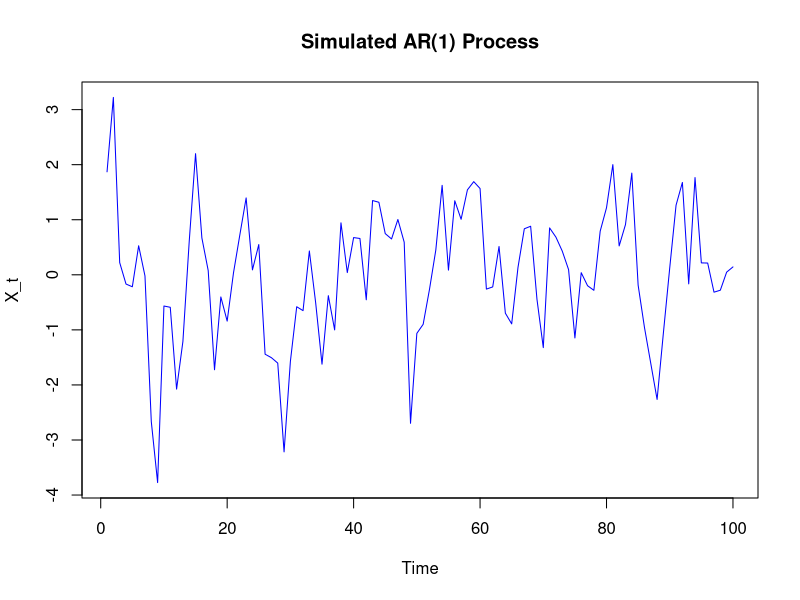
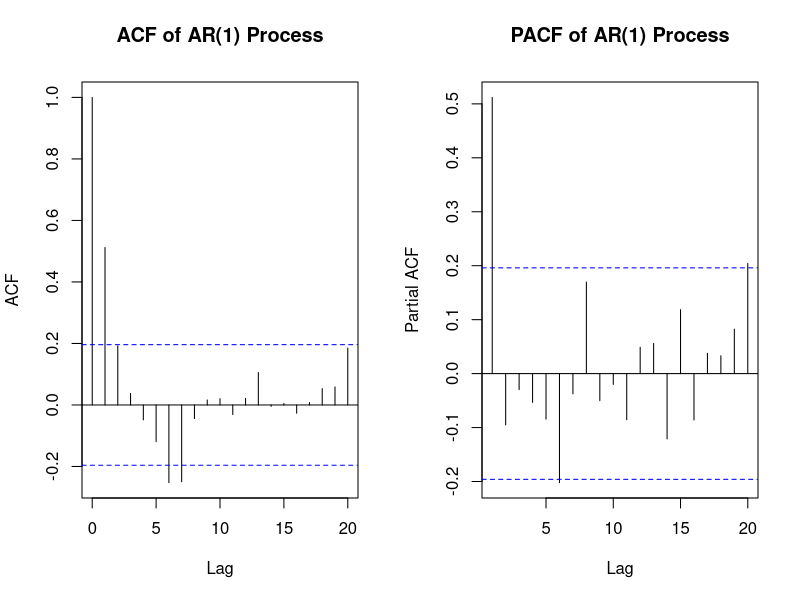

The R source for these figures, in order: (Note: this script raises an error after producing the figures.)

################## PRACTICAL 2 ######################
#AR(1) Process
#The AR(1) process is defined by the equation:
#Xt=0.5Xt−1+ϵt mean 0 and variance 1

# 1 (a) Simulate 100 observations from AR(1) process
set.seed(42)
n <- 100
phi <- 0.5
ar1_process <- arima.sim(model = list(ar = phi), n = n)
ar1_process


# 1 (b) Plot the time series
plot.ts(ar1_process, main = "Simulated AR(1) Process", ylab = "X_t", col = "blue")


# 1 (c) Estimate AR(1) parameter using arima function
ar1_fit <- arima(ar1_process, order = c(1, 0, 0))
phi_estimated <- ar1_fit$coef[1]
phi_estimated  # Print estimated phi

#AR(1) Process
#The AR(1) process is defined by the equation:
#Xt=0.5Xt−1+ϵt mean 0 and variance 1
#i)	  plot acf  pacf of the series 
# 2 (i) Plot ACF and PACF of the series
par(mfrow = c(1, 2))  # Set up a 1x2 plotting grid
acf(ar1_process, main = "ACF of AR(1) Process")
pacf(ar1_process, main = "PACF of AR(1) Process")
par(mfrow = c(1, 1))  # Reset plotting grid

#ii) Discuss the behaviour of acf and pacf For AR(1) process 
#For an AR(1) process, the behavior of the ACF 
#(Autocorrelation Function) and PACF (Partial Autocorrelation Function) 
#follows distinct patterns, which can help identify the process when analyzing time series data.

#ACF (Autocorrelation Function) of AR(1):
#Decay Pattern: In an AR(1) process, the ACF will show 
#an exponentially decaying behavior. This occurs because each observation 
#is correlated with the one before it, but this correlation weakens over time.
#Interpretation: The ACF captures how observations at different time lags are related to each other. 
#For AR(1), the lag-1 autocorrelation will be the highest, and it will decrease as the lag increases. 
#The decay is characteristic of autoregressive models, especially AR(1), 
#and the rate of decay depends on the value of 𝜙
#The closer 𝜙 is to 1, the slower the decay.

#PACF (Partial Autocorrelation Function) of AR(1):
#Cutoff at Lag 1: The PACF of an AR(1) process will have a significant spike at lag 1, 
#and will then drop to zero for all higher lags. 
#This is because the PACF shows the correlation between an observation and 
#its lagged values after removing the effects of any intermediate lags. 
#In an AR(1) process, only the first lag is directly correlated with the current observation, 
#while higher-order lags have no partial autocorrelation.

# 3)
# 3 (i) Fit AR(1) or AR(2) model to the data
ar_fit <- arima(ar1_process, order = c(1, 0, 0))  # AR(1)
ar_fit
ar_fit_2 <- arima(ar1_process, order = c(2, 0, 0))  # AR(2)
ar_fit_2

# 3 (ii) Forecast the next 10 observations and plot the forecast
forecasted_values <- forecast(ar_fit, h = 10)
forecasted_values
plot(forecasted_values, main = "Forecast of AR(1) Process", col = "red")